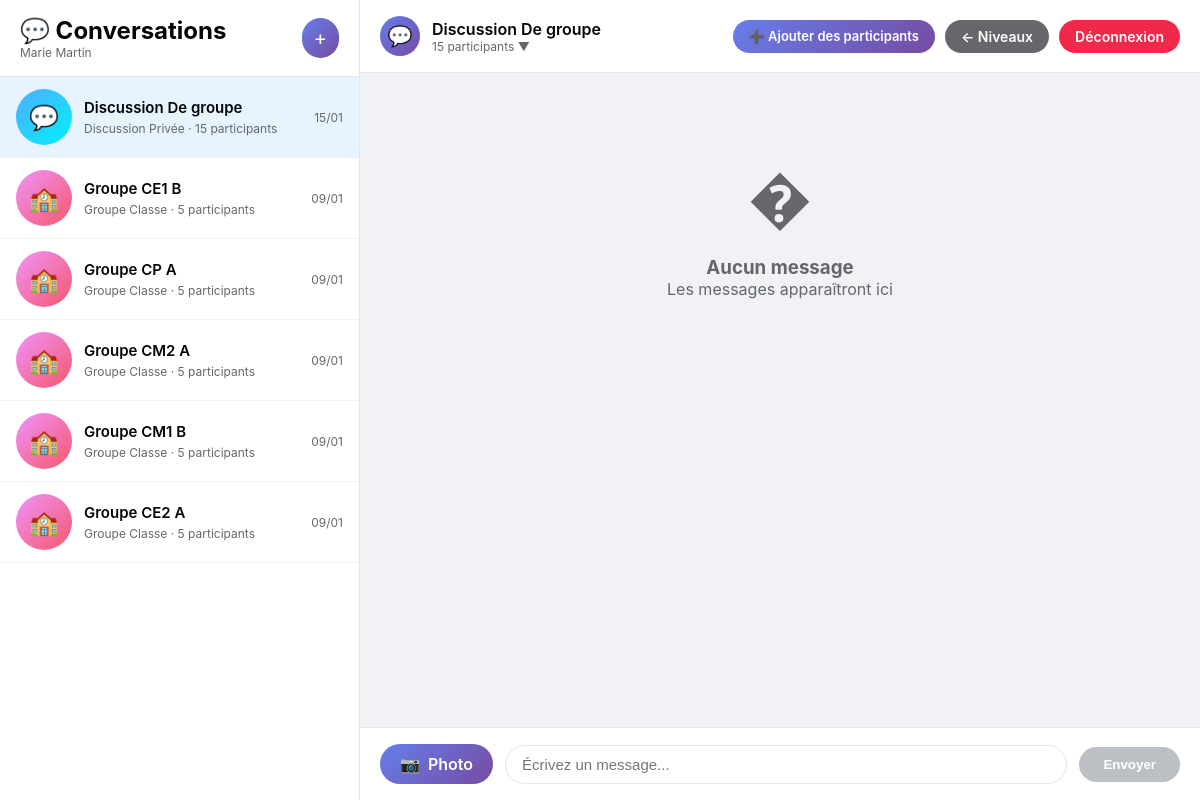
The app's page /niveaux/primaire/ (signed in) with its own data.
### accounts/models.py (models this page shows, shortened)
class CustomUser(AbstractUser):
    is_parent = models.BooleanField(default=False, verbose_name="Est parent")
    is_teacher = models.BooleanField(default=False, verbose_name="Est professeur")
    is_director = models.BooleanField(default=False, verbose_name="Est directeur")

### school_core/models.py (models this page shows, shortened)
class Conversation(models.Model):
    CONVERSATION_TYPES = [
        ('group', 'Groupe Classe'),
        ('private', 'Discussion Privée'),
    ]
    name = models.CharField(max_length=200, verbose_name="Nom de la conversation")
    conversation_type = models.CharField(
        max_length=10,
        choices=CONVERSATION_TYPES,
        default='private',
        verbose_name="Type"
    )
    classroom = models.ForeignKey(
        Classroom,
        on_delete=models.CASCADE,
        null=True,
        blank=True,
        related_name='conversations',
        verbose_name="Classe (pour groupes)"
    )
    participants = models.ManyToManyField(
        settings.AUTH_USER_MODEL,
        related_name='conversations',
        verbose_name="Participants"
    )
    created_by = models.ForeignKey(
        settings.AUTH_USER_MODEL,
        on_delete=models.SET_NULL,
        null=True,
        related_name='created_conversations',
        verbose_name="Créé par"
    )
    created_at = models.DateTimeField(auto_now_add=True, verbose_name="Date de création")
    last_message_at = models.DateTimeField(default=timezone.now, verbose_name="Dernier message")
    class Meta:
        verbose_name = "Conversation"
        verbose_name_plural = "Conversations"
        ordering = ['-last_message_at']

### interfaces/views_primaire.py (the view, shortened to what this page needs)
# urls.py: path('primaire/', views_primaire.primaire_dashboard, name='primaire_dashboard'),
@login_required
def primaire_dashboard(request):
    level = get_object_or_404(SchoolLevel, slug='primaire')
    if request.user.is_director:
        conversations = Conversation.objects.filter(
            Q(classroom__level=level) | Q(classroom__isnull=True, participants__children__classroom__level=level)
        ).distinct().order_by('-last_message_at')[:50]
    else:
        conversations = Conversation.objects.filter(
            Q(participants=request.user) | Q(created_by=request.user)
        ).filter(
            Q(classroom__level=level) | Q(classroom__isnull=True, participants__children__classroom__level=level)
        ).distinct().order_by('-last_message_at')[:50]
    conversation_id = request.GET.get('conv')
    if conversation_id:
        if request.user.is_director:
            selected_conversation = get_object_or_404(Conversation, id=conversation_id)
        else:
            selected_conversation = get_object_or_404(Conversation, id=conversation_id, participants=request.user)
    else:
        selected_conversation = conversations.first() if conversations.exists() else None
    posts = []
    if selected_conversation:
        posts = Post.objects.filter(
            conversation=selected_conversation,
            is_published=True
        ).select_related('author').order_by('-created_at')[:100]
    if request.user.is_director:
        classrooms = Classroom.objects.filter(level=level)
    elif request.user.is_teacher:
        classrooms = request.user.taught_classes.filter(level=level)
    elif request.user.is_parent:
        children = request.user.children.filter(classroom__level=level)
        classrooms = Classroom.objects.filter(level=level, students__in=children).distinct()
    else:
        classrooms = Classroom.objects.filter(level=level)
    context = {
        'level': level,
        'conversations': conversations,
        'selected_conversation': selected_conversation,
        'posts': posts,
        'can_post': True,
        'classrooms': classrooms,
        'can_create_conversation': request.user.is_teacher or request.user.is_director,
    }
    return render(request, 'primaire/messenger.html', context)

### interfaces/templates/primaire/messenger.html (shortened to what this page needs)
<!DOCTYPE html>
<html lang="fr">
<head>
</head>
<body>
    <div class="messenger-container">
        <div class="sidebar">
            <div class="sidebar-header">
                <div class="sidebar-header-left">
                    <h1>💬 Conversations</h1>
                    <p>{{ user.first_name }} {{ user.last_name }}</p>
                </div>
                {% if can_create_conversation %}
                <a href="/niveaux/primaire/create-conversation/" class="new-conversation-btn" style="text-decoration: none; display: inline-block;">+</a>
                {% endif %}
            </div>
            <div class="conversation-list">
                {% if conversations %}
                    {% for conversation in conversations %}
                    <a href="?conv={{ conversation.id }}" class="conversation-item {% if selected_conversation and selected_conversation.id == conversation.id %}active{% endif %}">
                        <div class="conversation-icon {{ conversation.conversation_type }}">
                            {% if conversation.conversation_type == 'group' %}🏫{% else %}💬{% endif %}
                        </div>
                        <div class="conversation-info">
                            <div class="conversation-name">{{ conversation.name }}</div>
                            <div class="conversation-type">
                                {% if conversation.conversation_type == 'group' %}Groupe Classe{% else %}Discussion Privée{% endif %}
                                · {{ conversation.participants.count }} participants
                            </div>
                        </div>
                        <div class="conversation-time">
                            {{ conversation.last_message_at|date:"d/m" }}
                        </div>
                    </a>
                    {% endfor %}
                {% endif %}
            </div>
        </div>
        <div class="chat-area">
            {% if selected_conversation %}
            <div class="chat-header">
                <div class="chat-header-info">
                    <div class="chat-header-icon">
                        {% if selected_conversation.conversation_type == 'group' %}🏫{% else %}💬{% endif %}
                    </div>
                    <div class="chat-header-text">
                        <h2>{{ selected_conversation.name }}</h2>
                        <p onclick="toggleParticipants()">{{ selected_conversation.participants.count }} participants ▼</p>
                    </div>
                </div>
                <div class="header-actions">
                    {% if can_create_conversation and selected_conversation.conversation_type == 'private' %}
                    <a href="/niveaux/primaire/conversation/{{ selected_conversation.id }}/add-participants/" class="add-participants-btn">
                        ➕ Ajouter des participants
                    </a>
                    {% endif %}
                    <a href="/niveaux/" class="back-btn">← Niveaux</a>
                    <a href="{% url 'logout' %}" class="logout-btn">Déconnexion</a>
                </div>
            </div>
            <div class="messages-container" id="messagesContainer">
                {% if posts %}
                    {% for post in posts reversed %}
                    <div class="photo-message">
                        <div class="photo-bubble">
                            <div class="photo-header">
                                <div class="photo-author-icon">
                                    {% if post.author.is_teacher %}👨‍🏫{% else %}👤{% endif %}
                                </div>
                                <span class="photo-author-name">
                                    {{ post.author.first_name }} {{ post.author.last_name }}
                                </span>
                                <span class="photo-time">{{ post.created_at|date:"d/m H:i" }}</span>
                            </div>
                            {% if post.image %}
                            <img src="{{ post.image.url }}" alt="{{ post.title }}" class="photo-image" onclick="openPhotoModal('{{ post.image.url }}')">
                            {% endif %}
                            {% if post.description %}
                            <div class="photo-description">{{ post.description }}</div>
                            {% endif %}
                        </div>
                    </div>
                    {% endfor %}
                {% else %}
                    <div class="empty-state">
                        <div class="empty-state-icon">�</div>
                        <h3>Aucun message</h3>
                        <p>Les messages apparaîtront ici</p>
                    </div>
                {% endif %}
            </div>
            {% if can_post %}
            <div class="input-area">
                <form method="POST" enctype="multipart/form-data" id="uploadForm">
                    <div class="input-container">
                        <label for="imageInput" class="photo-upload-label">
                            <span>📷</span>
                            <span>Photo</span>
                        </label>
                        <input type="text" name="description" placeholder="Écrivez un message..." class="description-input" id="descriptionInput">
                        <button type="submit" class="send-btn" id="sendBtn" disabled>Envoyer</button>
                    </div>
                </form>
            </div>
            {% endif %}
            {% else %}
                <div class="empty-state" style="flex: 1; display: flex; flex-direction: column; justify-content: center;">
                    <div class="empty-state-icon">💬</div>
                    <h3>Sélectionnez une conversation</h3>
                    <p>Choisissez une conversation dans la liste</p>
                </div>
            {% endif %}
        </div>
    </div>
</body>
</html>

### interfaces/templates/primaire/messenger.html (style rules this page uses)
* { margin: 0; padding: 0; box-sizing: border-box; }
body { font-family: -apple-system, BlinkMacSystemFont, 'Segoe UI', Roboto, Helvetica, Arial, sans-serif; background: #f0f2f5; height: 100vh; overflow: hidden; }
.messenger-container { display: flex; height: 100vh; }
.sidebar { width: 360px; background: white; border-right: 1px solid #e4e6eb; display: flex; flex-direction: column; }
.sidebar-header { padding: 16px 20px; border-bottom: 1px solid #e4e6eb; display: flex; justify-content: space-between; align-items: center; }
.sidebar-header-left h1 { font-size: 24px; font-weight: 700; color: #050505; }
.sidebar-header-left p { color: #65676b; font-size: 12px; }
.new-conversation-btn { background: linear-gradient(135deg, #667eea 0%, #764ba2 100%); color: white; border: none; padding: 8px 12px; border-radius: 20px; cursor: pointer; font-size: 20px; transition: transform 0.2s; }
.conversation-list { flex: 1; overflow-y: auto; }
.conversation-item { display: flex; align-items: center; padding: 12px 16px; cursor: pointer; transition: background 0.2s; text-decoration: none; color: inherit; border-bottom: 1px solid #f0f2f5; }
.conversation-item.active { background: #e7f3ff; }
.conversation-icon { width: 56px; height: 56px; border-radius: 50%; background: linear-gradient(135deg, #667eea 0%, #764ba2 100%); display: flex; align-items: center; justify-content: center; font-size: 24px; margin-right: 12px; flex-shrink: 0; }
.conversation-icon.group { background: linear-gradient(135deg, #f093fb 0%, #f5576c 100%); }
.conversation-icon.private { background: linear-gradient(135deg, #4facfe 0%, #00f2fe 100%); }
.conversation-info { flex: 1; min-width: 0; }
.conversation-name { font-weight: 600; font-size: 15px; color: #050505; margin-bottom: 4px; }
.conversation-type { font-size: 12px; color: #65676b; }
.conversation-time { font-size: 12px; color: #65676b; }
.chat-area { flex: 1; display: flex; flex-direction: column; background: white; }
.chat-header { padding: 16px 20px; border-bottom: 1px solid #e4e6eb; display: flex; align-items: center; justify-content: space-between; }
.chat-header-info { display: flex; align-items: center; }
.chat-header-icon { width: 40px; height: 40px; border-radius: 50%; background: linear-gradient(135deg, #667eea 0%, #764ba2 100%); display: flex; align-items: center; justify-content: center; font-size: 20px; margin-right: 12px; }
.chat-header-text h2 { font-size: 16px; font-weight: 600; color: #050505; }
.chat-header-text p { font-size: 12px; color: #65676b; cursor: pointer; transition: color 0.2s; }
.header-actions { display: flex; gap: 10px; }
.logout-btn, .back-btn { padding: 8px 16px; background: #f02849; color: white; border: none; border-radius: 20px; cursor: pointer; font-size: 14px; font-weight: 600; transition: background 0.2s; text-decoration: none; display: inline-block; }
.back-btn { background: #65676b; }
.add-participants-btn { background: linear-gradient(135deg, #667eea 0%, #764ba2 100%); color: white; padding: 8px 16px; border-radius: 20px; text-decoration: none; font-size: 13px; font-weight: 600; transition: all 0.3s; display: inline-flex; align-items: center; gap: 6px; }
.messages-container { flex: 1; overflow-y: auto; padding: 20px; background: #f0f2f5; }
.empty-state { text-align: center; padding: 60px 20px; color: #65676b; }
.empty-state-icon { font-size: 64px; margin-bottom: 16px; }
.input-area { padding: 16px 20px; background: white; border-top: 1px solid #e4e6eb; }
.input-container { display: flex; align-items: center; gap: 12px; }
.photo-upload-label { cursor: pointer; padding: 10px 20px; background: linear-gradient(135deg, #667eea 0%, #764ba2 100%); color: white; border-radius: 24px; font-weight: 600; display: flex; align-items: center; gap: 8px; transition: transform 0.2s; }
.description-input { flex: 1; padding: 10px 16px; border: 1px solid #e4e6eb; border-radius: 24px; font-size: 15px; outline: none; transition: border 0.2s; }
.send-btn { padding: 10px 24px; background: #0084ff; color: white; border: none; border-radius: 24px; cursor: pointer; font-weight: 600; transition: background 0.2s; }
.send-btn:disabled { background: #bcc0c4; cursor: not-allowed; }

### records on screen
CustomUser: first_name "Marie", last_name "Martin"
Conversation: name "Discussion De groupe", conversation_type "Discussion Privée", participants.count "15", last_message_at "15/01"
Conversation: name "Groupe CE1 B", conversation_type "Groupe Classe", participants.count "5", last_message_at "09/01"
Conversation: name "Groupe CP A", conversation_type "Groupe Classe", participants.count "5", last_message_at "09/01"
Conversation: name "Groupe CM2 A", conversation_type "Groupe Classe", participants.count "5", last_message_at "09/01"
Conversation: name "Groupe CM1 B", conversation_type "Groupe Classe", participants.count "5", last_message_at "09/01"
Conversation: name "Groupe CE2 A", conversation_type "Groupe Classe", participants.count "5", last_message_at "09/01"
